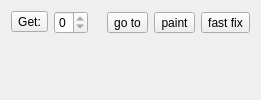
           <widget class="QWidget" name="surfaceInformationTab">
            <property name="toolTip">
             <string>Manage connected regions of the lumen surface.</string>
            </property>
            <attribute name="title">
             <string>Tab 1</string>
            </attribute>
            <layout class="QHBoxLayout" name="horizontalLayout_6">
             <item>
              <layout class="QFormLayout" name="surfaceInformationFormLayout">
               <item row="0" column="0">
                <widget class="QToolButton" name="surfaceInformationGetToolButton">
                 <property name="toolTip">
                  <string>Get the number of distinct connected regions in the lumen surface.

Ideally, there should be only one region. More regions may indicate the presence of holes in the lumen and/or distinct regions outside of the lumen. Holes in the lumen mean inaccurate cross-section area measurement.

When unwanted regions have been fixed, typically using the 'Paint' effect of the 'Segment editor', this function may be executed again. A 'fast fix' function is also provided.

After a complete repair of the lumen surface, the centerlines must be extracted again so that the 'Maximum inscribed sphere' radius arrays get updated.</string>
                 </property>
                 <property name="text">
                  <string>Get:</string>
                 </property>
                </widget>
               </item>
               <item row="0" column="1">
                <layout class="QHBoxLayout" name="surfaceInformationHorizontalLayout">
                 <item>
                  <widget class="QSpinBox" name="surfaceInformationSpinBox">
                   <property name="sizePolicy">
                    <sizepolicy hsizetype="Minimum" vsizetype="Fixed">
                     <horstretch>0</horstretch>
                     <verstretch>0</verstretch>
                    </sizepolicy>
                   </property>
                   <property name="toolTip">
                    <string>Cycle through the identified distinct regions.</string>
                   </property>
                   <property name="minimum">
                    <number>0</number>
                   </property>
                   <property name="maximum">
                    <number>0</number>
                   </property>
                   <property name="value">
                    <number>0</number>
                   </property>
                  </widget>
                 </item>
                 <item>
                  <widget class="QLabel" name="surfaceInformationLabel">
                   <property name="sizePolicy">
                    <sizepolicy hsizetype="MinimumExpanding" vsizetype="Preferred">
                     <horstretch>0</horstretch>
                     <verstretch>0</verstretch>
                    </sizepolicy>
                   </property>
                   <property name="toolTip">
                    <string>Indicates the size of the selected region. Low values suggest a parasite region.</string>
                   </property>
                   <property name="text">
                    <string/>
                   </property>
                  </widget>
                 </item>
                 <item>
                  <widget class="QToolButton" name="surfaceInformationGoToToolButton">
                   <property name="toolTip">
                    <string>If toggled, the selected region is centred in all slice views, except in the ideal case where there is one single region.</string>
                   </property>
                   <property name="text">
                    <string>go to</string>
                   </property>
                   <property name="checkable">
                    <bool>true</bool>
                   </property>
                  </widget>
                 </item>
                 <item>
                  <widget class="QToolButton" name="surfaceInformationPaintToolButton">
                   <property name="toolTip">
                    <string>Activate the 'Paint' effect of the 'Segment editor'.

This is available if the lumen surface is a segmentation.

The 'Sphere' brush is enforced. Further customisation can be performed in the 'Segment editor'.</string>
                   </property>
                   <property name="text">
                    <string>paint</string>
                   </property>
                   <property name="checkable">
                    <bool>true</bool>
                   </property>
                  </widget>
                 </item>
                 <item>
                  <widget class="QToolButton" name="surfaceInformationFastFixToolButton">
                   <property name="toolTip">
                    <string>Replace the segment by the largest region.</string>
                   </property>
                   <property name="text">
                    <string>fast fix</string>
                   </property>
                  </widget>
                 </item>
                </layout>
               </item>
              </layout>
             </item>
            </layout>
           </widget>
